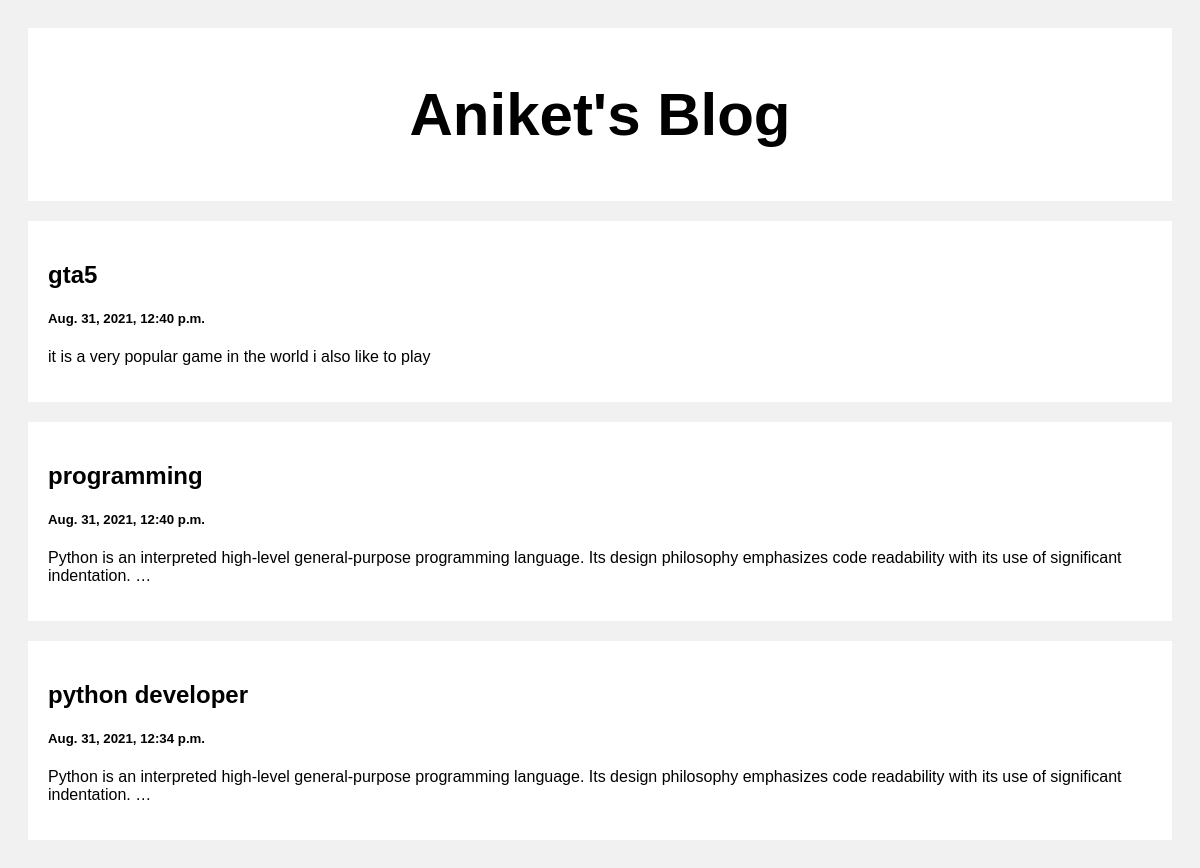
The page / on the database its author committed.
### posts/models.py (models this page shows)
class Post(models.Model):
    title = models.CharField(max_length=100)
    body =  models.CharField(max_length=100000)
    date = models.DateTimeField(default=datetime.now, blank=True)

### posts/views.py (the view)
# urls.py: path('',views.index, name='index'),
def index(request):
    posts =  Post.objects.all()
    return render(request,'posts/index.html',{'posts':posts})

### posts/templates/posts/index.html (shortened to what this page needs)
<!DOCTYPE html>
<html>
<head>
</head>
<body>
<div class="header">
  <h2>Aniket's Blog</h2>
</div>
<div class="row">
  <div class="leftcolumn">
    {% for post in posts reversed %}
    <div class="card">
      <a style="text-decoration: none; color: black;" href="{% url 'post' %}">
        <h2>{{post.title}}</h2>
        <h5>{{post.date}}</h5>
        <p>{{post.body|truncatewords:20}}</p>
      </a>
    </div>
    {% endfor %}
  </div>
</div>
</body>
</html>

### posts/templates/posts/index.html (style rules this page uses)
* { box-sizing: border-box; }
body { font-family: Arial; padding: 20px; background: #f1f1f1; }
.header { padding: 2px; font-size: 40px; text-align: center; background: white; }
.leftcolumn { float: left; width: 100%; }
.card { background-color: white; padding: 20px; margin-top: 20px; }
.row:after { content: ""; display: table; clear: both; }

### rows shown on the page
Post: title "gta5", date "Aug. 31, 2021, 12:40 p.m.", body "it is a very popular game in the world i also like to play"
Post: title "programming", date "Aug. 31, 2021, 12:40 p.m.", body "Python is an interpreted high-level general-purpose programming language. Its design philosophy emphasizes code readability with its use of significant indentation. …"
Post: title "python developer", date "Aug. 31, 2021, 12:34 p.m.", body "Python is an interpreted high-level general-purpose programming language. Its design philosophy emphasizes code readability with its use of significant indentation. …"
